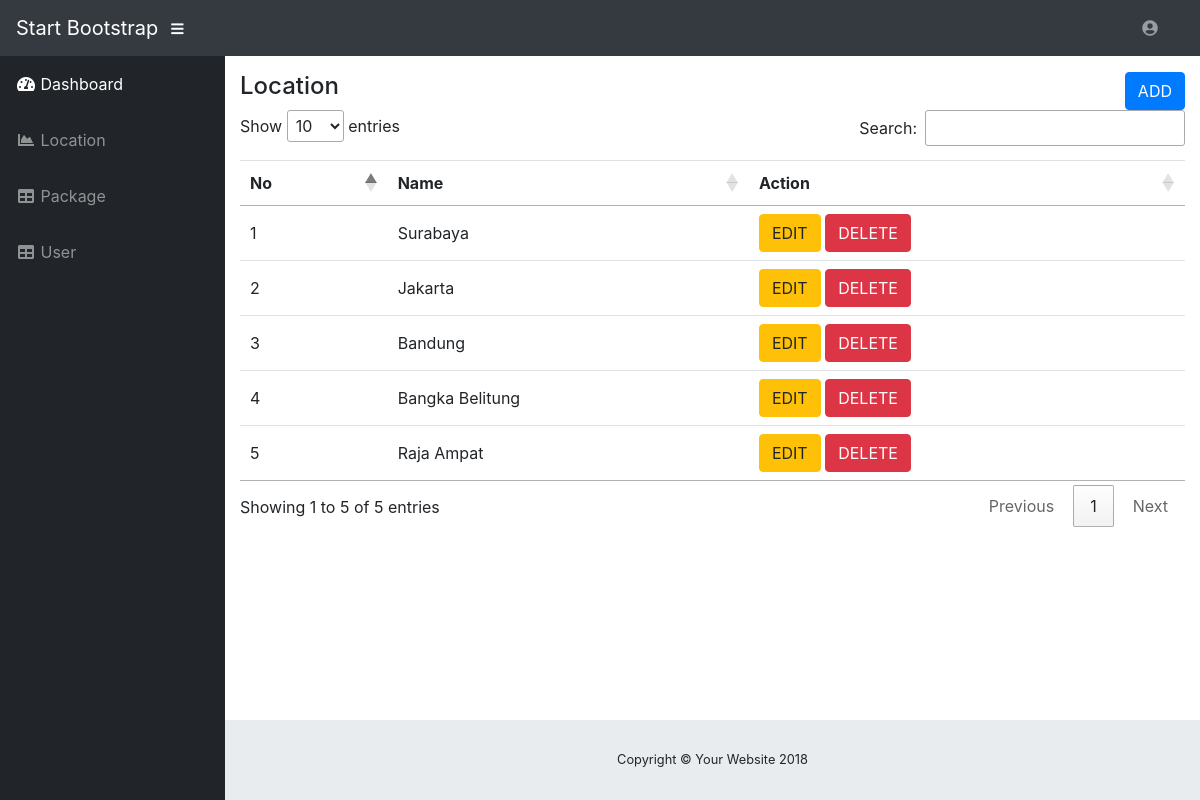
Page /admin/location.php (signed in) on the earlier database version.
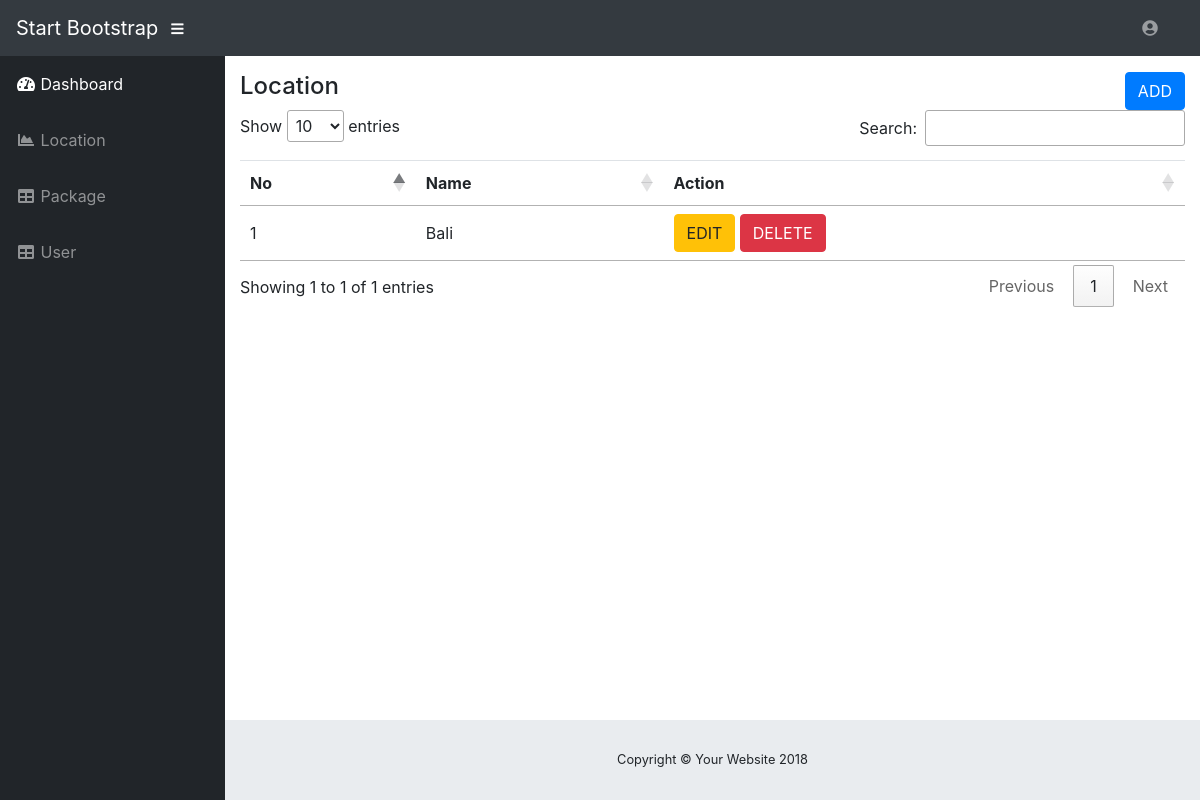
Same page on the later database version.
### tables this page shows
CREATE TABLE `m_location` (
  `id` int(11) NOT NULL,
  `name` varchar(100) NOT NULL,
  `description` varchar(1000) DEFAULT NULL
);

### admin/location.php (the view, shortened to what this page needs)
<?php
	include "../controller/connection.php";
	$sql="select * from m_location";
	$query=mysqli_query($conn,$sql);
	$arrLocation=[];
	while($row = mysqli_fetch_assoc($query)){
		array_push($arrLocation,$row);
	}
?>
<?php include "../layout/baseHeader.php" ?>
<div class="container-fluid">
	<div class="row">
		<div class="col-sm-6">
			<h4>Location</h4>
		</div>
		<div class="col-sm-6">
			<a href="addLocation.php" class="btn btn-primary float-right">
				ADD
			</a>
		</div>
		<div class="col-sm-12">
			<div class="table-responsive">
				<table class="table nowrap" id="table" width="100%" cellspacing="0">
					<thead>
						<tr>
							<th>No</th>
							<th>Name</th>
							<th>Action</th>
						</tr>
					</thead>
					<tbody>
						<?php foreach($arrLocation as $key=>$location){ ?>
							<tr>
								<td><?= $key+1 ?></td>
								<td><?= $location['name'] ?></td>
								<td>
									<a href="editLocation.php?id=<?= $location['id'] ?>" class="btn btn-warning">
										EDIT
									</a>
									<a href="../controller/deleteLocation.php?id=<?= $location['id'] ?>" class="btn btn-danger">DELETE</a>
								</td>
							</tr>
						<?php } ?>
					</tbody>
				</table>
			</div>
		</div>
	</div>
</div>
<?php include "../layout/baseFooter.php" ?>

Differences in the rows shown:
removed m_location: name "Surabaya"
removed m_location: name "Jakarta"
removed m_location: name "Bandung"
removed m_location: name "Bangka Belitung"
removed m_location: name "Raja Ampat"
added m_location: name "Bali"
Other differences:
text written by a page script: "Show entries Search: Showing 1 to 5 of 5 entries Previous 1 Next" → "Show entries Search: Showing 1 to 1 of 1 entries Previous 1 Next"
